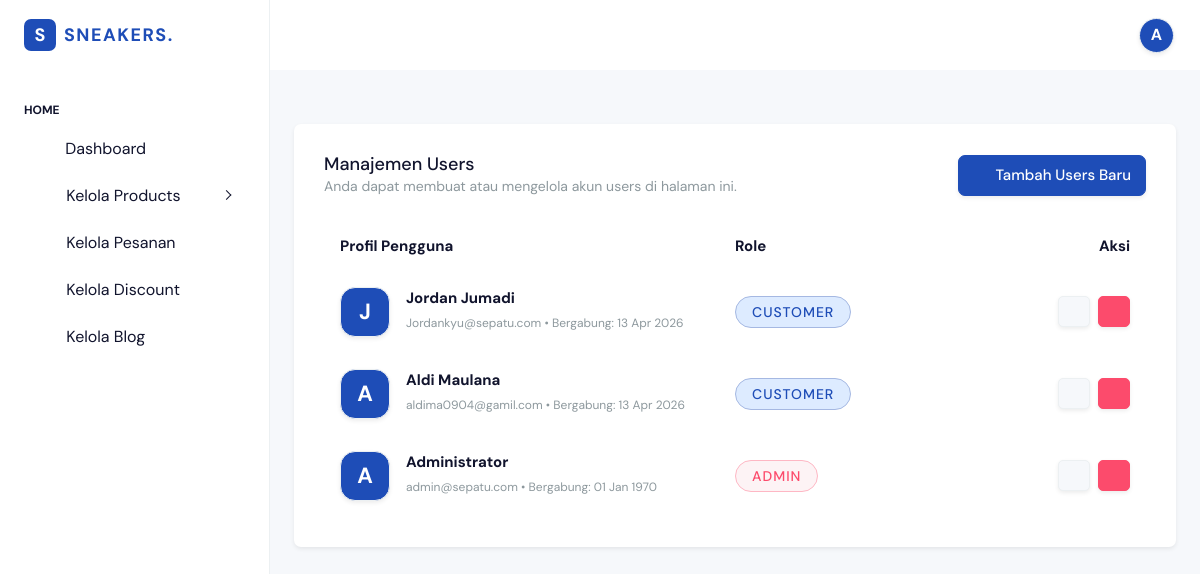
Before: /admin/users.php (signed in) with the older database file.
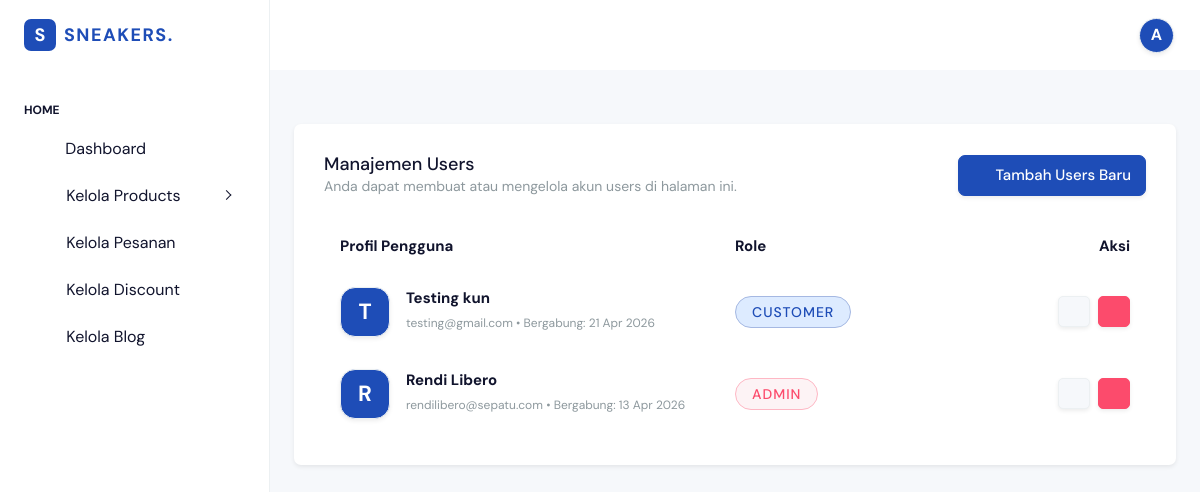
After: the same page with the newer database file.
### tables this page shows
CREATE TABLE `users` (
  `id` bigint(20) UNSIGNED NOT NULL,
  `name` varchar(255) NOT NULL,
  `email` varchar(255) NOT NULL,
  `email_verified_at` timestamp NULL DEFAULT NULL,
  `password` varchar(255) NOT NULL,
  `role` varchar(255) NOT NULL DEFAULT 'customer',
  `remember_token` varchar(100) DEFAULT NULL,
  `created_at` timestamp NULL DEFAULT NULL,
  `updated_at` timestamp NULL DEFAULT NULL,
  `deleted_at` timestamp NULL DEFAULT NULL
);

### admin/users.php (the view, shortened to what the changed rows need)
<?php
require '../koneksi.php';
$stmt = $pdo->query("
    SELECT * FROM users
    WHERE deleted_at IS NULL
    ORDER BY created_at DESC
");
$users = $stmt->fetchAll(PDO::FETCH_ASSOC);
?>
<?php
include 'layouts/header.php';
include 'layouts/navbar.php';
?>
<div class="row">
    <div class="col-12">
        <div class="card w-100 shadow-sm border-0">
            <div class="card-body">
                <div class="table-responsive mt-4">
                    <table class="table mb-0 text-nowrap varient-table align-middle table-hover">
                        <thead class="text-dark fs-4 bg-light">
                            <tr>
                                <th scope="col" class="px-3 border-bottom-0" style="width: 50%;">
                                    <h6 class="fw-bolder mb-0 text-dark">Profil Pengguna</h6>
                                </th>
                                <th scope="col" class="px-0 border-bottom-0">
                                    <h6 class="fw-bolder mb-0 text-dark">Role</h6>
                                </th>
                                <th scope="col" class="px-3 border-bottom-0 text-end">
                                    <h6 class="fw-bolder mb-0 text-dark">Aksi</h6>
                                </th>
                            </tr>
                        </thead>
                        <tbody>
                            <?php if(count($users) > 0): ?>
                                <?php $no = 1; foreach ($users as $user): ?>
                                    <tr>
                                        <td class="px-3 border-bottom-0">
                                            <div class="d-flex align-items-center">
                                                <div class="bg-primary text-white d-flex align-items-center justify-content-center rounded-3 shadow-sm border fw-bolder" style="width: 50px; height: 50px; font-size: 22px;">
                                                    <?= strtoupper(substr($user['name'], 0, 1)) ?>
                                                </div>
                                                <div class="ms-3">
                                                    <h6 class="mb-1 fw-bolder text-dark text-truncate" style="max-width: 250px;" title="<?= htmlspecialchars($user['name']) ?>">
                                                        <?= htmlspecialchars($user['name']) ?>
                                                    </h6>
                                                    <span class="text-muted fs-2"><?= htmlspecialchars($user['email']) ?> &bull; Bergabung: <?= date('d M Y', strtotime($user['created_at'])) ?></span>
                                                </div>
                                            </div>
                                        </td>
                                        <td class="px-0 border-bottom-0 align-middle">
                                            <?php if($user['role'] == 'admin'): ?>
                                                <span class="badge bg-danger-subtle text-danger border border-danger-subtle px-3 py-2 rounded-pill fw-bold" style="letter-spacing: 1px;">
                                                    ADMIN
                                                </span>
                                            <?php else: ?>
                                                <span class="badge bg-primary-subtle text-primary border border-primary-subtle px-3 py-2 rounded-pill fw-bold" style="letter-spacing: 1px;">
                                                    CUSTOMER
                                                </span>
                                            <?php endif; ?>
                                        </td>
                                        <td class="px-3 border-bottom-0 text-end align-middle">
                                            <button type="button" class="btn btn-sm btn-light border text-dark shadow-sm me-1" data-bs-toggle="modal" data-bs-target="#editUserModal<?= $user['id'] ?>" title="Edit Pengguna">
                                                <i class="ti ti-pencil fs-5"></i>
                                            </button>
                                            <button type="button" class="btn btn-sm btn-danger shadow-sm" data-bs-toggle="modal" data-bs-target="#hapusUserModal<?= $user['id'] ?>" title="Hapus Pengguna">
                                                <i class="ti ti-trash fs-5"></i>
                                            </button>
                                        </td>
                                    </tr>
                                <?php endforeach; ?>
                            <?php endif; ?>
                        </tbody>
                    </table>
                </div>
            </div>
        </div>
    </div>
</div>
<?php
include 'layouts/footer.php';
?>

Changed rows visible on the page:
no longer on this page (row edited): users: name "J", name "Jordan Jumadi", email "Jordankyu@sepatu.com", created_at "13 Apr 2026", role "CUSTOMER"
no longer on this page (row edited): users: name "A", name "Aldi Maulana", email "aldima0904@gamil.com", created_at "13 Apr 2026", role "CUSTOMER"
no longer on this page (row edited): users: name "A", name "Administrator", email "admin@sepatu.com", created_at "01 Jan 1970", role "ADMIN"
added users: name "T", name "Testing kun", email "testing@gmail.com", created_at "21 Apr 2026", role "CUSTOMER"
added users: name "R", name "Rendi Libero", email "rendilibero@sepatu.com", created_at "13 Apr 2026", role "ADMIN"
